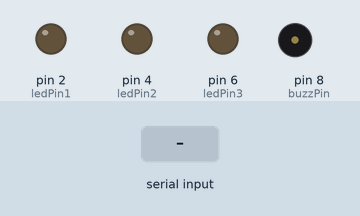
Simulated run of this sketch. Board: Arduino Uno, built with avr-gcc and run on an emulated ATmega328P. Shown: output pins drawn as LEDs (lit = HIGH), buzzer (waves = sounding). Dashed ring = blinking. Inputs (shaded band) come from the test bench. What the sketch prints to the serial monitor is not drawn.

Above: at 1.2 s.
1.3 s: "bahay" received over Serial
At 2.42 s:
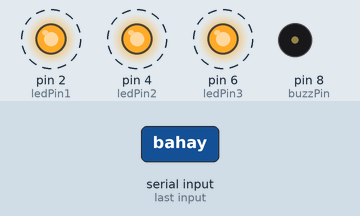
At 4.3 s:
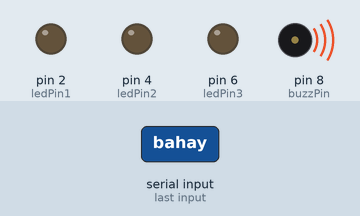
Timing chart, 0 to 10.3 s (numbered marks = the images above; inputs shaded):
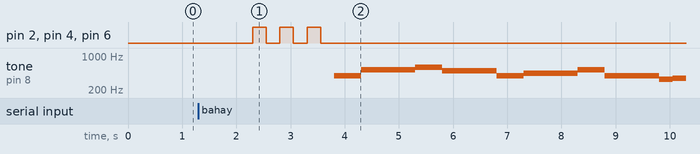

Measured:
- after the input at 1.3 s, pin 2 (ledPin1), pin 4 (ledPin2): alternates HIGH for 0.25 s and LOW for 0.25 s, 6 changes in all, then stays LOW, starting after 1.0 s

The sketch:

Lab_Quiz_1.ino
```cpp
#define G3 196
#define GS3 208
#define A3 220
#define AS3 233
#define B3 247
#define C4 262
#define CS4 277
#define D4 294
#define DS4 311
#define E4 330
#define F4 349
#define FS4 370
#define G4 392
#define GS4 415
#define A4 440
#define AS4 466
#define B4 494
#define C5 523
#define CS5 554
#define D5 587
#define DS5 622
#define E5 659
#define F5 698
#define FS5 740
#define G5 784
#define GS5 831
#define A5 880
#define AS5 932
#define B5 988

int buzzPin = 8;

int ledPin1 = 2;
int ledPin2 = 4;
int ledPin3 = 6;

int blinkingTime = 250;

String userInput;

void setup() {
  // put your setup code here, to run once:
  Serial.begin(9600);
  pinMode(buzzPin, OUTPUT);

  pinMode(ledPin1, OUTPUT);
  pinMode(ledPin2, OUTPUT);
  pinMode(ledPin3, OUTPUT);
}

void loop() {
  // put your main code here, to run repeatedly:
  Serial.println("Please enter the word bahay to play the song Bahay Kubo");
  while (Serial.available() == 0) {
  }
  userInput = Serial.readString();
  userInput.trim();

  if (userInput == "bahay") {
    blinkLED();
    bahayKubo();
    blinkLED();
  }
}

void blinkLED() {
  digitalWrite(ledPin1, HIGH);
  digitalWrite(ledPin2, HIGH);
  digitalWrite(ledPin3, HIGH);
  delay(blinkingTime);

  digitalWrite(ledPin1, LOW);
  digitalWrite(ledPin2, LOW);
  digitalWrite(ledPin3, LOW);
  delay(blinkingTime);

  digitalWrite(ledPin1, HIGH);
  digitalWrite(ledPin2, HIGH);
  digitalWrite(ledPin3, HIGH);
  delay(blinkingTime);

  digitalWrite(ledPin1, LOW);
  digitalWrite(ledPin2, LOW);
  digitalWrite(ledPin3, LOW);
  delay(blinkingTime);

  digitalWrite(ledPin1, HIGH);
  digitalWrite(ledPin2, HIGH);
  digitalWrite(ledPin3, HIGH);
  delay(blinkingTime);

  digitalWrite(ledPin1, LOW);
  digitalWrite(ledPin2, LOW);
  digitalWrite(ledPin3, LOW);
  delay(blinkingTime);
}

// Code by https://github.com/Myrandde
void bahayKubo() {
  int tempo = 2000;
  play(G4, tempo / 4);

  play(C5, tempo / 2);
  play(D5, tempo / 4);

  play(B4, tempo / 2);
  play(G4, tempo / 4);

  play(A4, tempo / 2);
  play(C5, tempo / 4);

  play(G4, tempo / 2);
  play(E4, tempo / 8);
  play(F4, tempo / 8);

  play(G4, tempo / 4);
  play(A4, tempo / 4);
  play(G4, tempo / 4);

  play(F4, tempo / 2);
  play(B4, tempo / 8);
  play(C5, tempo / 8);

  play(D5, tempo / 4);
  play(E5, tempo / 4);
  play(D5, tempo / 4);

  play(C5, tempo / 2);
  play(G4, tempo / 8);
  play(G4, tempo / 8);

  play(C5, tempo / 2);
  play(D5, tempo / 8);
  play(C5, tempo / 8);

  play(B4, tempo / 2);
  play(G4, tempo / 8);
  play(G4, tempo / 8);

  play(A4, tempo / 4);
  play(A4, tempo / 4);
  play(B4, tempo / 8);
  play(A4, tempo / 8);

  play(G4, tempo / 2);
  play(G4, tempo / 4);

  play(A4, tempo / 2);
  play(A4, tempo / 4);

  play(B4, tempo / 4 * 1.5);
  play(A4, tempo / 8);
  play(G4, tempo / 4);

  play(C5, tempo / 2);
  play(0, tempo);
}

void play(int note, int time)
{
  if (note == 0) {
    delay(time);
    noTone(buzzPin);
  } else {
    tone(buzzPin,note);
    delay(time);
    noTone(buzzPin);
  }
}
```
